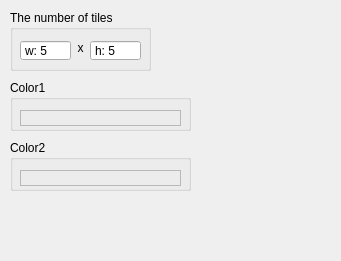
<?xml version="1.0" encoding="UTF-8"?>
<ui version="4.0">
 <class>CheckerboardTextureWidget</class>
 <widget class="QWidget" name="CheckerboardTextureWidget">
  <property name="geometry">
   <rect>
    <x>0</x>
    <y>0</y>
    <width>341</width>
    <height>261</height>
   </rect>
  </property>
  <property name="windowTitle">
   <string>Form</string>
  </property>
  <widget class="QGroupBox" name="num_of_tiles_box">
   <property name="geometry">
    <rect>
     <x>10</x>
     <y>10</y>
     <width>141</width>
     <height>61</height>
    </rect>
   </property>
   <property name="title">
    <string>The number of tiles</string>
   </property>
   <widget class="QSpinBox" name="width_number_spinbox">
    <property name="geometry">
     <rect>
      <x>10</x>
      <y>30</y>
      <width>51</width>
      <height>21</height>
     </rect>
    </property>
    <property name="buttonSymbols">
     <enum>QAbstractSpinBox::NoButtons</enum>
    </property>
    <property name="keyboardTracking">
     <bool>false</bool>
    </property>
    <property name="prefix">
     <string>w: </string>
    </property>
    <property name="minimum">
     <number>1</number>
    </property>
    <property name="value">
     <number>5</number>
    </property>
   </widget>
   <widget class="QLabel" name="cross_label">
    <property name="geometry">
     <rect>
      <x>60</x>
      <y>30</y>
      <width>21</width>
      <height>16</height>
     </rect>
    </property>
    <property name="text">
     <string>x</string>
    </property>
    <property name="alignment">
     <set>Qt::AlignCenter</set>
    </property>
   </widget>
   <widget class="QSpinBox" name="height_number_spinbox">
    <property name="geometry">
     <rect>
      <x>80</x>
      <y>30</y>
      <width>51</width>
      <height>21</height>
     </rect>
    </property>
    <property name="buttonSymbols">
     <enum>QAbstractSpinBox::NoButtons</enum>
    </property>
    <property name="keyboardTracking">
     <bool>false</bool>
    </property>
    <property name="prefix">
     <string>h: </string>
    </property>
    <property name="minimum">
     <number>1</number>
    </property>
    <property name="value">
     <number>5</number>
    </property>
   </widget>
   <zorder>cross_label</zorder>
   <zorder>width_number_spinbox</zorder>
   <zorder>height_number_spinbox</zorder>
  </widget>
  <widget class="QGroupBox" name="color1_box">
   <property name="geometry">
    <rect>
     <x>10</x>
     <y>80</y>
     <width>181</width>
     <height>51</height>
    </rect>
   </property>
   <property name="title">
    <string>Color1</string>
   </property>
   <widget class="QFrame" name="color1_frame">
    <property name="geometry">
     <rect>
      <x>10</x>
      <y>30</y>
      <width>161</width>
      <height>16</height>
     </rect>
    </property>
    <property name="frameShape">
     <enum>QFrame::StyledPanel</enum>
    </property>
    <property name="frameShadow">
     <enum>QFrame::Raised</enum>
    </property>
   </widget>
  </widget>
  <widget class="QGroupBox" name="color2_box">
   <property name="geometry">
    <rect>
     <x>10</x>
     <y>140</y>
     <width>181</width>
     <height>51</height>
    </rect>
   </property>
   <property name="title">
    <string>Color2</string>
   </property>
   <widget class="QFrame" name="color2_frame">
    <property name="geometry">
     <rect>
      <x>10</x>
      <y>30</y>
      <width>161</width>
      <height>16</height>
     </rect>
    </property>
    <property name="frameShape">
     <enum>QFrame::StyledPanel</enum>
    </property>
    <property name="frameShadow">
     <enum>QFrame::Raised</enum>
    </property>
   </widget>
  </widget>
 </widget>
 <resources/>
 <connections/>
</ui>
